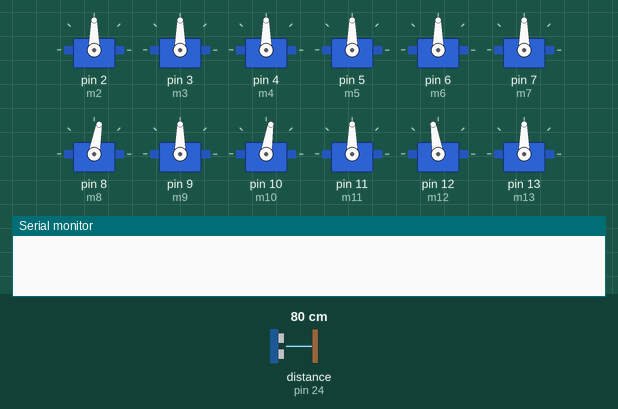
Simulated run of this sketch. Board: Arduino Mega 2560, built with avr-gcc and run on an emulated ATmega2560. Parts: 12 × servo, the last lines printed to the serial monitor. The inputs (shaded band) are chosen by the test bench; at power-on: distance to the obstacle (sensor on pin 24) 80 cm. The echo pulse lasts 58.3 µs per cm.

Above: at 16.7 s.
16.8 s: distance to the obstacle (sensor on pin 24) set to 24 cm
At 17.8 s:
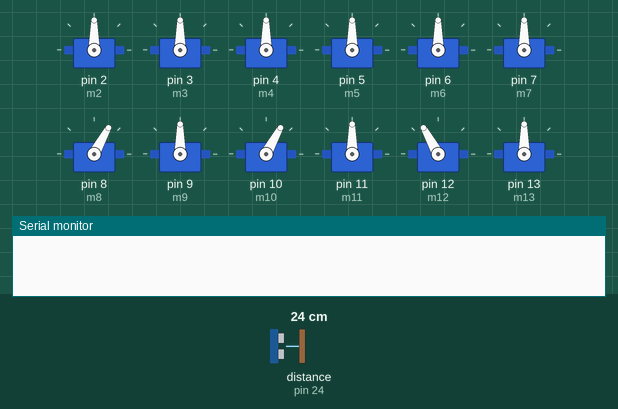
28.4 s: distance to the obstacle (sensor on pin 24) set to 18 cm
At 30.3 s:
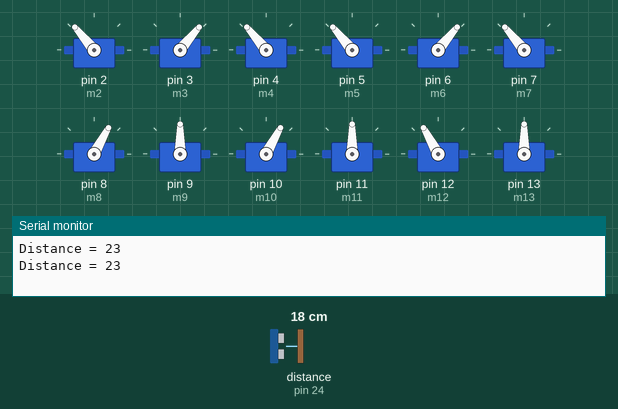
At 35.3 s:
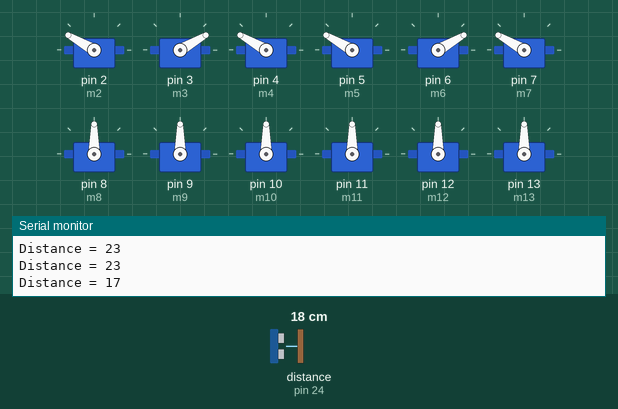
Timing chart, 0 to 100.4 s (numbered marks = the images above; inputs shaded):
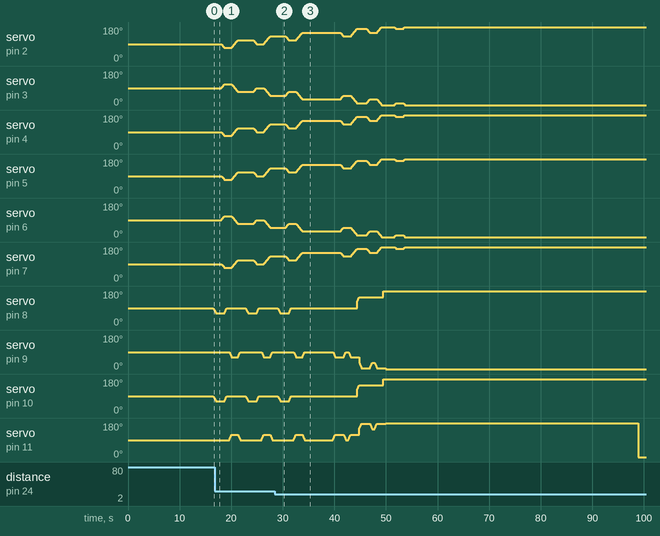

Measured:
- the behaviour switches between 22 and 21 cm on distance to the obstacle (sensor on pin 24) (found by bisection; images 1 and 2)
- after the input at 28.4 s, servo on pin 3 (m3), servo on pin 6 (m6): goes on until 33.8 s, then stays 30°; servo on pin 12 (m12): goes on until 31.6 s, then stays 90°

The sketch:

antrobotFinal.ino
```cpp
#include<Servo.h>

int trig = 23,echo = 24;

Servo m2,m3,m4,m5,m6,m7,m8,m9,m10,m11,m12,m13,m14,m15,m16,m17,m18,m19,m20,m21,m22;

int agl=90,agl2=90,ct = 1,a2 = 90,a3 = 90,a4 = 90,a5 = 90,a6 = 90,a7 = 90,a8 = 90,a9 = 90,a10 = 90,a11 = 90,a12 = 90,a13 = 90,a14 = 90,a15 = 90,a16 = 90,a17 = 90,a18 = 90,a19 = 90,a20 = 90,a21 = 90,a22 = 90;

void setup()
{
  Serial.begin(9600);
  pinMode(trig,OUTPUT);
  pinMode(echo,INPUT);
  //downlegs
  m2.attach(2);
  m3.attach(3);
  m4.attach(4);
  m5.attach(5);
  m6.attach(6);
  m7.attach(7);

  m8.attach(8);
  m9.attach(9);
  m10.attach(10);
  m11.attach(11);
  m12.attach(12);
  m13.attach(13);
  m14.attach(14);
  m15.attach(15);
  m16.attach(16);
  m17.attach(17);
  m18.attach(18);
  m19.attach(19);

  //for head
  m20.attach(20);
  m21.attach(21);

//  delay(1000);
  ini();
//  delay(1000);
//  moveForward();
//  delay(1000);
}

int d;

void loop()
{
  delay(1000);
  moveForward();

  d = distance();
  Serial.print("Distance = ");
  Serial.println(d);
  if(d>=0 && d<=20)
  {
    headTailMove();
    delay(1000);
    for(int i=0; i<3; i++)
    {
      moveBackward();
    }
  }
}

void ini()
{
  Serial.begin(9600);

  delay(500);
  m20.write(90);
  delay(500);
  m21.write(90);
  delay(500);

  //down
  delay(500);
  m2.write(90);
  delay(500);
  m3.write(90);
  delay(500);
  m4.write(90);
  delay(500);
  m5.write(90);
  delay(500);
  m6.write(90);
  delay(500);
  m7.write(90);
  delay(500);

  //middle
  m8.write(90);
  delay(500);
  m9.write(90);
  delay(500);
  m10.write(90);
  delay(500);
  m11.write(90);
  delay(500);
  m12.write(90);
  delay(500);
  m13.write(90);
  delay(500);

  //up
  m14.write(90);
  delay(500);
  m15.write(90);
  delay(500);
  m16.write(90);
  delay(500);
  m17.write(90);
  delay(500);
  m18.write(90);
  delay(500);
  m19.write(90);
  delay(500);

  headTailMove();

}

void moveForward()
{
  //right legs up

  for(int i=1 ;i<30; i++) //corrected
  {
    agl -= 1;
    agl2 += 1;
    m8.write(agl);
    delay(5);
    m10.write(agl);
    delay(10);
    m12.write(agl2);
    delay(5);
  }

  delay(1000);

  if(ct==1)
  {
    ct = 2;
    for(int i=1; i<=20; i++)
    {
      //right legs forwad
      a2 -= 1;
      a4 -= 1;
      a6 += 1;
      m2.write(a2);
      delay(5);
      m4.write(a4);
      delay(5);
      m6.write(a6);
      delay(5);

      //left legs back
      a3 += 1;
      a5 -= 1;
      a7 -= 1;

      m3.write(a3);
      delay(5);
      m5.write(a5);
      delay(5);
      m7.write(a7);
      delay(5);
    }

  }//if ending here...
  else
  {
    for(int i=1; i<=20; i++)
    {
      //right legs forwad
      a2 -= 1;
      a4 -= 1;
      a6 += 1;
      m2.write(a2);
      delay(5);
      m4.write(a4);
      delay(5);
      m6.write(a6);
      delay(5);

      //left legs back
      a3 += 1;
      a5 -= 1;
      a7 -= 1;

      m3.write(a3);
      delay(5);
      m5.write(a5);
      delay(5);
      m7.write(a7);
      delay(5);
    }
  }

  //right legs down
  for(int i=1; i<30; i++)  //corrected
  {
    agl += 1;
    agl2 -= 1;
    m8.write(agl);
    delay(5);
    m10.write(agl);
    delay(5);
    m12.write(agl2);
    delay(5);
  }

  delay(500);

  //left legs up
  for(int i=1; i<30; i++)  //corrected
  {
    agl += 1;
    agl2 -= 1;
    m11.write(agl);
    delay(5);
    m13.write(agl);
    delay(5);
    m9.write(agl2);
    delay(5);
  }


  for(int i=1; i<=40; i++)
  {
    //right legs back
    a2 += 1;
    a4 += 1;
    a6 -= 1;

    m2.write(a2);
    delay(5);
    m4.write(a4);
    delay(5);
    m6.write(a6);
    delay(5);

    //left legs forward
    a3 -= 1;
    a5 += 1;
    a7 += 1;

    m3.write(a3);
    delay(5);
    m5.write(a5);
    delay(5);
    m7.write(a7);
    delay(5);
  }

  //left legs down
  for(int i=1; i<30; i++) //corrected
  {
    agl -= 1;
    agl2 += 1;
    m11.write(agl);
    delay(5);
    m13.write(agl);
    delay(5);
    m9.write(agl2);
    delay(5);
  }
}

void moveBackward()
{
  //left legs up
  for(int i=1; i<30; i++)  //corrected
  {
    agl += 1;
    agl2 -= 1;
    m11.write(agl);
    delay(5);
    m13.write(agl);
    delay(5);
    m9.write(agl2);
    delay(5);
  }

  delay(1000);

  if(ct==1)
  {
    ct = 2;
    for(int i=1; i<=20; i++)
    {
      //right legs forwad
      a2 -= 1;
      a4 -= 1;
      a6 += 1;
      m2.write(a2);
      delay(5);
      m4.write(a4);
      delay(5);
      m6.write(a6);
      delay(5);

      //left legs back
      a3 += 1;
      a5 -= 1;
      a7 -= 1;

      m3.write(a3);
      delay(5);
      m5.write(a5);
      delay(5);
      m7.write(a7);
      delay(5);
    }

  }//if ending here...
  else
  {
    for(int i=1; i<=20; i++)
    {
      //right legs forwad
      a2 -= 1;
      a4 -= 1;
      a6 += 1;
      m2.write(a2);
      delay(5);
      m4.write(a4);
      delay(5);
      m6.write(a6);
      delay(5);

      //left legs back
      a3 += 1;
      a5 -= 1;
      a7 -= 1;

      m3.write(a3);
      delay(5);
      m5.write(a5);
      delay(5);
      m7.write(a7);
      delay(5);
    }
  }

  //left legs down
  for(int i=1; i<30; i++) //corrected
  {
    agl -= 1;
    agl2 += 1;
    m11.write(agl);
    delay(5);
    m13.write(agl);
    delay(5);
    m9.write(agl2);
    delay(5);
  }

  delay(500);

  //left legs up
  for(int i=1; i<30; i++)  //corrected
  {
    agl += 1;
    agl2 -= 1;
    m11.write(agl);
    delay(5);
    m13.write(agl);
    delay(5);
    m9.write(agl2);
    delay(5);
  }


  for(int i=1; i<=40; i++)
  {
    //right legs back
    a2 += 1;
    a4 += 1;
    a6 -= 1;

    m2.write(a2);
    delay(5);
    m4.write(a4);
    delay(5);
    m6.write(a6);
    delay(5);

    //left legs forward
    a3 -= 1;
    a5 += 1;
    a7 += 1;

    m3.write(a3);
    delay(5);
    m5.write(a5);
    delay(5);
    m7.write(a7);
    delay(5);
  }

  //right legs down
  for(int i=1; i<30; i++)  //corrected
  {
    agl += 1;
    agl2 -= 1;
    m8.write(agl);
    delay(5);
    m10.write(agl);
    delay(5);
    m12.write(agl2);
    delay(5);
  }
}

void headUp()
{
  m21.write(40);
  delay(500);
}

void headDown()
{
  m21.write(120);
  delay(500);
}

void headRight()
{
  m20.write(130);
  delay(500);
}

void headLeft()
{
  m20.write(50);
  delay(500);
}

void tailRight()
{
  m22.write(130);
  delay(500);
}

void tailLeft()
{
  m22.write(50);
  delay(500);
}

void headTailMove()
{
  headUp();
  headDown();
  delay(500);
  m21.write(90);
  headRight();
  headLeft();
  m20.write(90);
  delay(500);
  tailRight();
  tailLeft();
  m22.write(500);
  delay(500);
}

int distance()
{
  digitalWrite(trig,LOW);
  delayMicroseconds(2);
  digitalWrite(trig,HIGH);
  delayMicroseconds(10);
  digitalWrite(trig,LOW);
  int t = pulseIn(echo,HIGH);
  d = t*0.017;
  return d;
}
```
